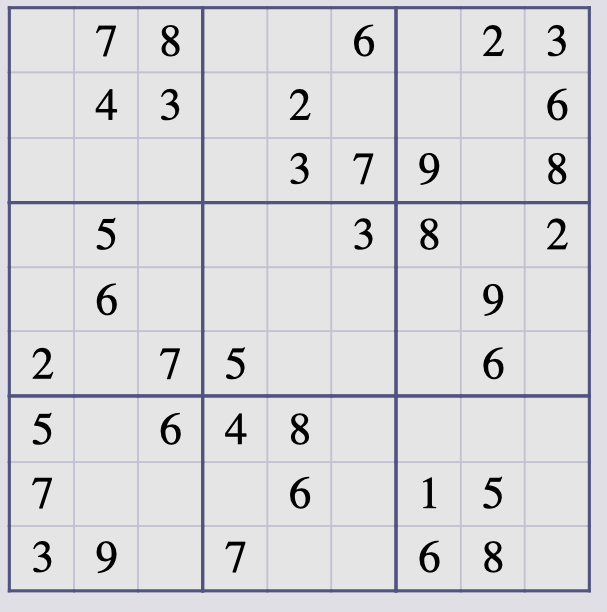
#> input picture sudoku.png, 607 x 612 px
$ python load_img.py
#> lines starting #> are read from the running program, lines starting #| are printed output that depends on the picture; after the words box and inside, x2 and y2 are one past the last pixel; in counts of white or black regions, pixels touching at a corner belong together
# Import the useful libraries
import cv2
import matplotlib.pyplot as plt
import numpy as np


# Load the image and transform in gray scale
# img = cv2.imread("sudoku.png")
# img_gray = cv2.cvtColor(img, cv2.COLOR_BGR2GRAY)
# # plt.imshow(img_gray, cmap='gray')
# # plt.show()

# # Apply binary inverse on the threshold
# ret,thresh_inv = cv2.threshold(img_gray, 210, 255, cv2.THRESH_BINARY_INV)       # To see all the boxes we need to set the value at least 210
# plt.imshow(thresh_inv, cmap='gray')
# plt.show()


def preprocessing(image):
    # Load the image and resize as a square
#> called with image = 'sudoku.png'
    img=cv2.imread(image)
#> img is the input picture: shape (612, 607, 3); mean B, G, R 219, 216.2, 216.2
    img=cv2.resize(img, (600,600))
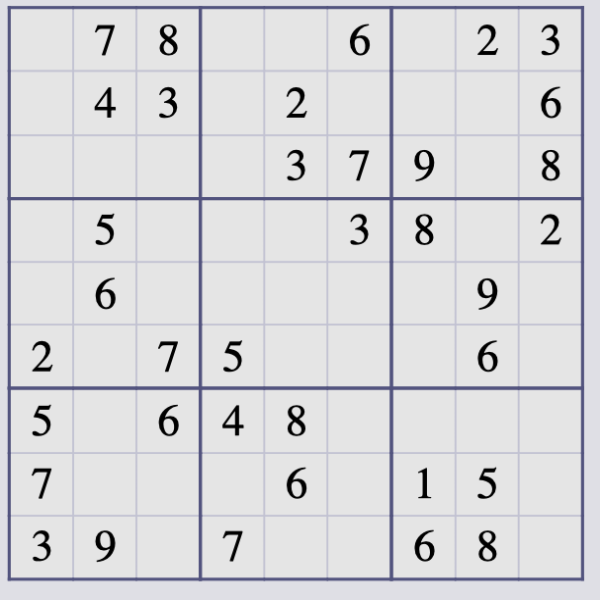
#> img: shape (600, 600, 3); mean B, G, R 219, 216.2, 216.2
    rgb_img=img.copy()

    # Switch the color from BGR to RGB and then from RGB to gray
    rgb_img=cv2.cvtColor(rgb_img, cv2.COLOR_BGR2RGB)
    gray_img=img.copy()
    gray_img=cv2.cvtColor(gray_img, cv2.COLOR_BGR2GRAY)
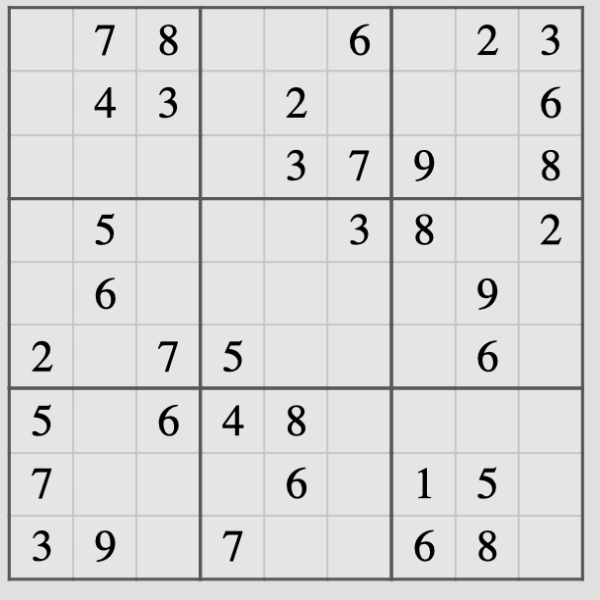
#> gray_img: shape (600, 600); min 0, max 229, mean 216.5

    # Set the threshold and find contours
    retval, threshold = cv2.threshold(gray_img, 200, 255, cv2.THRESH_BINARY_INV, +cv2.THRESH_OTSU)
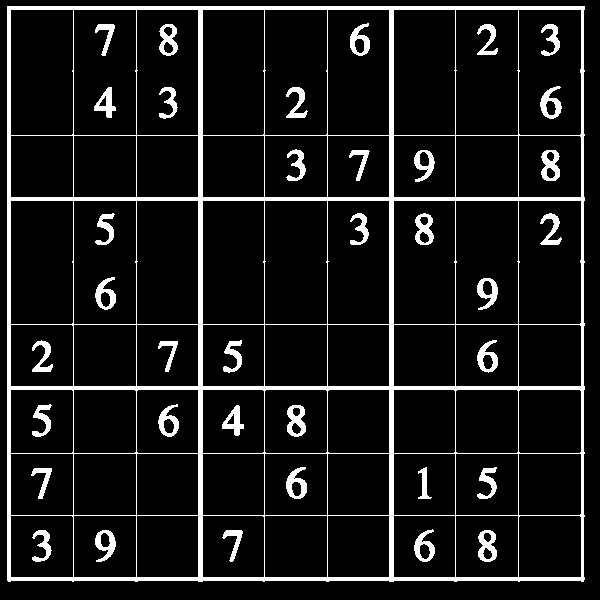
#> threshold: shape (600, 600); 9.8% white; 37 white regions
#> retval = 200
    contours, hierarchy  =cv2.findContours(threshold,cv2.RETR_EXTERNAL, cv2.CHAIN_APPROX_SIMPLE)
#> contours = 1 contour; box (x1, y1, x2, y2) and area: (7, 6, 585, 582) 330682
    sorted_contours=sorted(contours, key=cv2.contourArea, reverse=True)
#> sorted_contours has the same summary as contours
    drawing = cv2.drawContours(rgb_img, sorted_contours[0], -1, (0,255,0), 2)
    x,y,w,h = cv2.boundingRect(sorted_contours[0])
#> x = 7; y = 6; w = 578; h = 576
    copy=rgb_img.copy()
    rect=cv2.rectangle(copy, (x,y), (x+w, y+h), (0,255,0), 2)
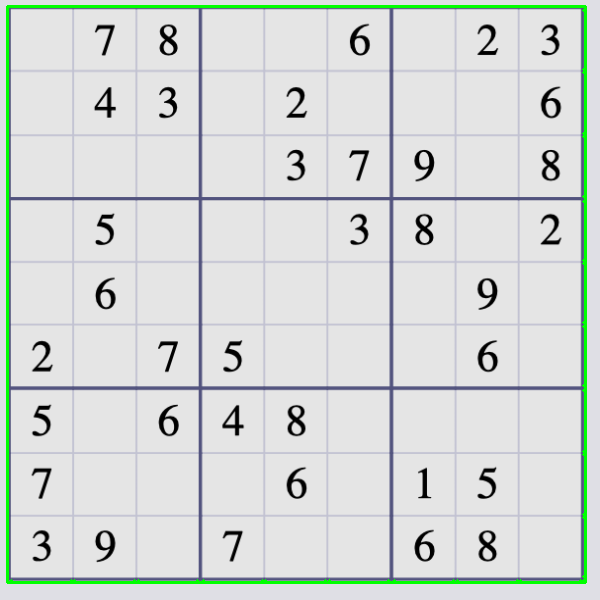
#> rect: shape (600, 600, 3); mean R, G, B 212.6, 217.7, 215.1
    cropped_img=threshold[y:y+h, x:x+w]
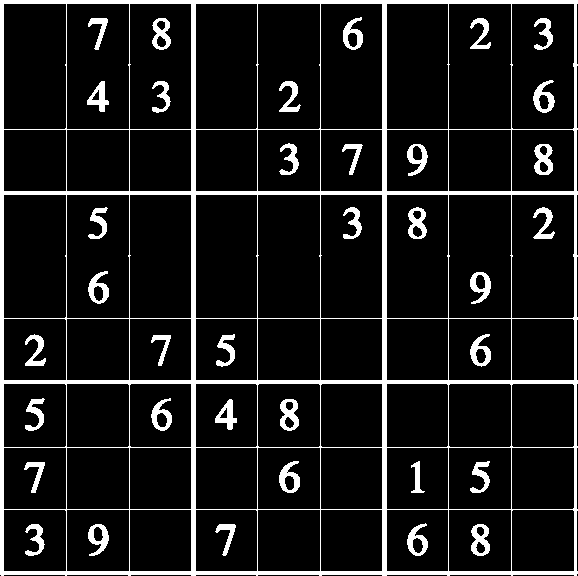
#> cropped_img: shape (576, 578); 10.6% white; 37 white regions, largest, box (x1, y1, x2, y2) and area: (0, 0, 578, 576) 24443, (280, 399, 299, 431) 374, (534, 144, 553, 175) 369
    cropped_img=cv2.resize(cropped_img, (504,504))
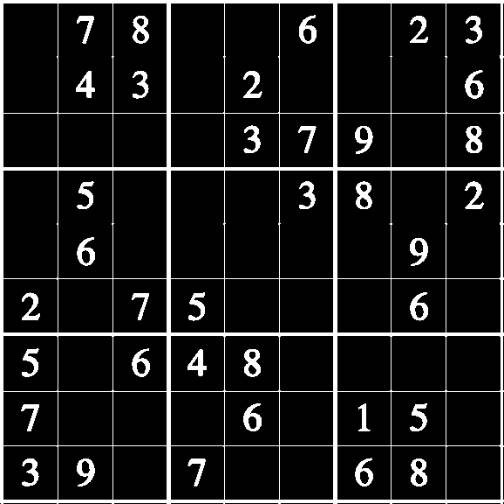
#> cropped_img: shape (504, 504); min 0, max 255, mean 27.1
    for i in range(9):
        for j in range(9):
            image=cropped_img[i*56:(i+1)*56, j*56:(j+1)*56]
            f_name=f'digits/digit{i}.png'
            image=cv2.imwrite(f_name,image)
#> this loop made 9 passes
#> pass 1, in preprocessing, `image=cv2.imwrite(f_name,image)`:
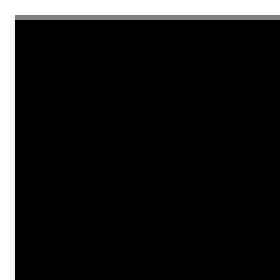
#> saved as digit0.png: shape (56, 56) (shown 5 times larger); min 0, max 255, mean 28.6
    plt.imshow(cropped_img, cmap='gray')
    plt.show()

    # Plot the result
    # plt.imshow(rect)
    # plt.show()


preprocessing('sudoku.png')


# [22 lines of commented-out code are left out]
